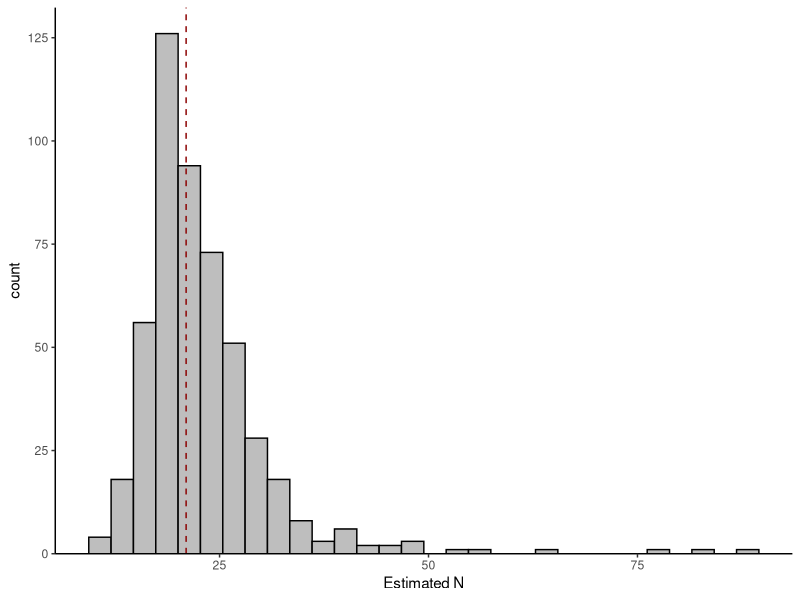
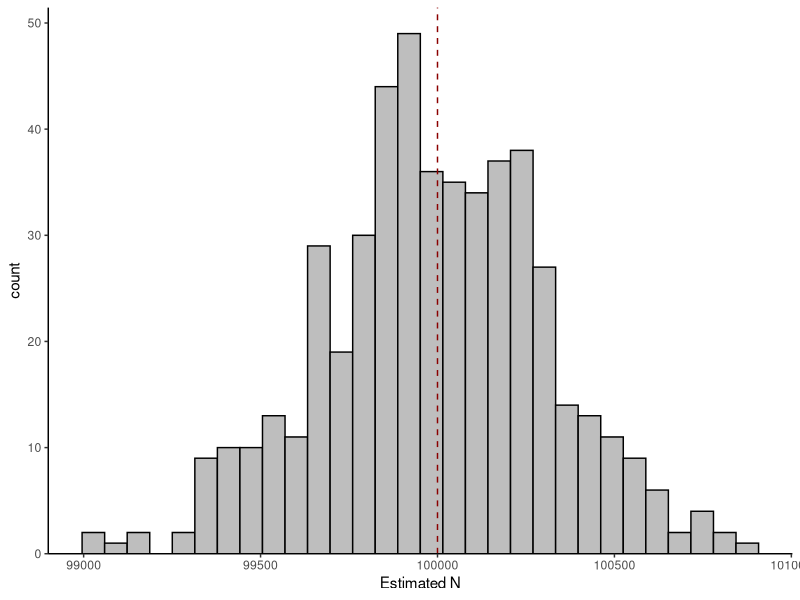
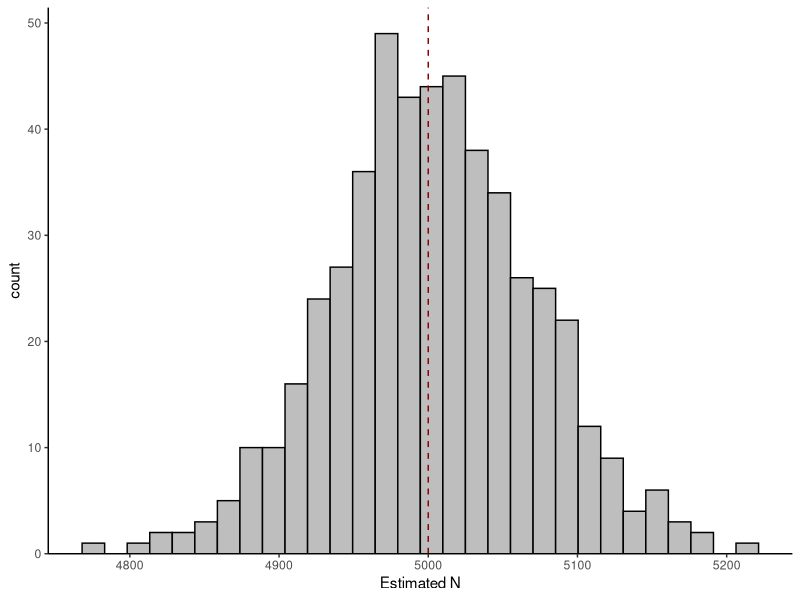
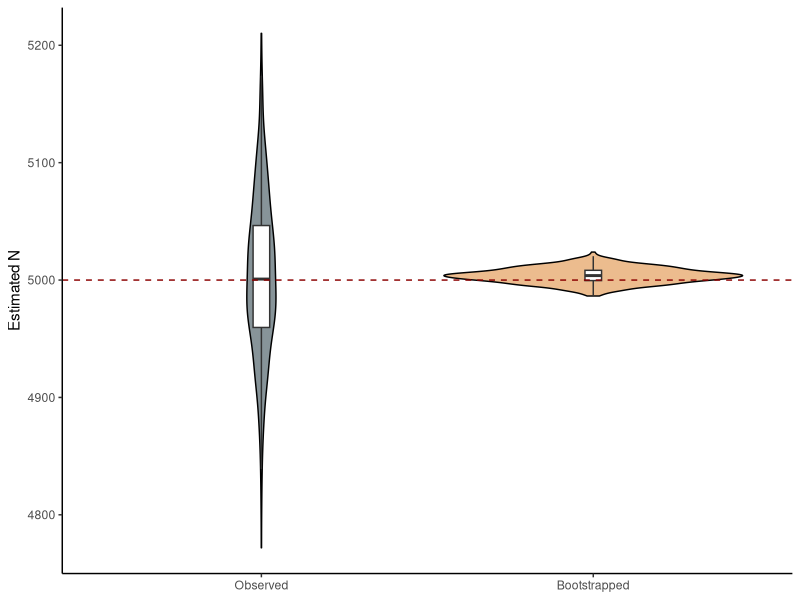
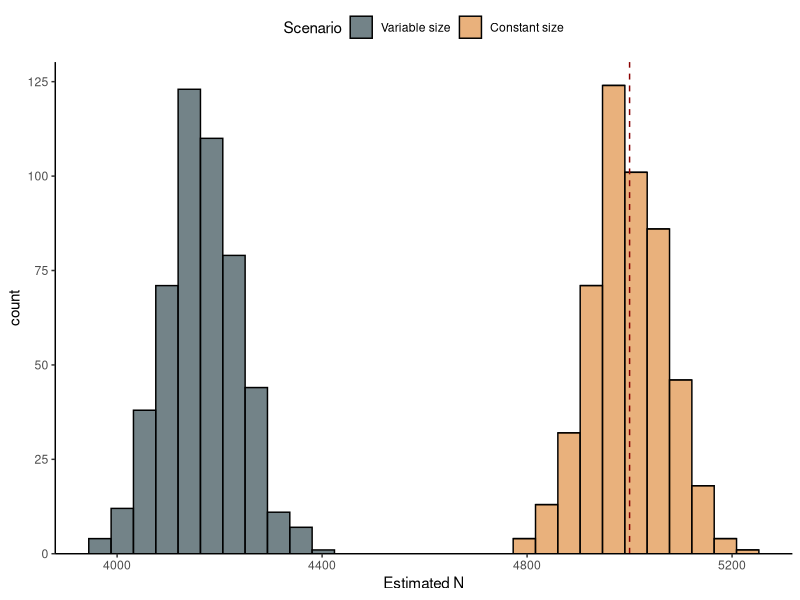

Source code (R) for these figures, in order:
## ---- chunk 1
#import packages
library(tidyverse) #for data wrangling
library(here) #for filepath management
library(ggsci) #for colors

#custon graphing theme
theme <- list(
  theme_classic(),
  scale_fill_jama(),
  theme(legend.position="none")
)

## ---- chunk 2
#import data
plastico.df <- read.csv(here("raw/labs/lab1.csv"))

#estimate N
plastico.df <- plastico.df %>%
  mutate(N=m*K/r)

#calculate mean
plastico_estimate <- plastico.df$N %>%
  mean() %>%
  round(digits=1)

## ---- chunk 3

#population size
N <- 21

#empty list to store results
result.list <- list()

#iterate three times
for (i in 1:3){
  
  #for each iteration...
  silico.df <- data.frame( #new dataframe
    m = round(runif(N)), #random m
    K = round(runif(N)) #random K
    ) %>%
    mutate(r = ifelse(m == 1 & K == 1, 1, 0)) %>% #calculate r
    summarize_all(sum) %>% #sum
    mutate(N=m*K/r, #calculate N
           iteration=i) #log iteration
  
  #append result
  result.list <- append(result.list, list(silico.df))
  
}

#final dataframe
silico.df <- bind_rows(result.list)

silico_estimate <- silico.df$N %>%
  mean() %>%
  round(digits=1)

## ---- chunk 4

#empty list to store results
result.list <- list()

#iterate 500 times
for (i in 1:500){
  
  #for each iteration...
  silico.df <- data.frame( #new dataframe
    m = round(runif(N)), #random m
    K = round(runif(N)) #random K
    ) %>%
    mutate(r = ifelse(m == 1 & K == 1, 1, 0)) %>% #calculate r
    summarize_all(sum) %>% #sum
    mutate(N=m*K/r, #calculate N
           iteration=i) #log iteration
  
  #append result
  result.list <- append(result.list, list(silico.df))
  
}

#final dataframe
silico.df <- bind_rows(result.list)

#look at the max - probably infinite
max(silico.df$N)

#remove infinate values
silico.df <- silico.df %>%
  filter(r != 0)

#
new_silico_estimate <- silico.df$N %>%
  median() %>%
  round(digits=1)

#mak a graph
ggplot(silico.df, aes(N)) +
  theme+
  geom_histogram(fill="grey", color="black")+
  geom_vline(xintercept=N, color="darkred", linetype="dashed")+
  scale_y_continuous(expand=expansion(mult=c(0,0.05)))+
  labs(x="Estimated N")

## ---- chunk 5
#pick a very large N to see if the bias goes away
N <- 100000

#empty list to store results
result.list <- list()

#iterate 500 times
#this takes a while to run with large N
for (i in 1:500){
  
  #for each iteration...
  silico.df <- data.frame( #new dataframe
    m = round(runif(N)), #random m
    K = round(runif(N)) #random K
    ) %>%
    mutate(r = ifelse(m == 1 & K == 1, 1, 0)) %>% #calculate r
    summarize_all(sum) %>% #sum
    mutate(N=m*K/r, #calculate N
           iteration=i) #log iteration
  
  #append result
  result.list <- append(result.list, list(silico.df))
  
}

#final dataframe
silico.df <- bind_rows(result.list)

#look at the max - this looks better
max(silico.df$N)

#make a graph
#this graph looks better
ggplot(silico.df, aes(N)) +
  theme+
  geom_histogram(fill="grey", color="black")+
  geom_vline(xintercept=N, color="darkred", linetype="dashed")+
  scale_y_continuous(expand=expansion(mult=c(0,0.05)))+
  labs(x="Estimated N")

#try again with N=5000, but bayesian derivation
N <- 5000

#empty list to store results
result.list <- list()

#iterate 500 times
#this takes a while to run with large N
for (i in 1:500){
  
  #for each iteration...
  silico.df <- data.frame( #new dataframe
    m = round(runif(N)), #random m
    K = round(runif(N)) #random K
    ) %>%
    mutate(r = ifelse(m == 1 & K == 1, 1, 0)) %>% #bayesian derivation
    summarize_all(sum) %>% #sum
    mutate(N=(m+1)*(K+1)/(r+1)-1, #calculate N
           iteration=i) #log iteration
  
  #append result
  result.list <- append(result.list, list(silico.df))
  
}

#final dataframe
silico.df <- bind_rows(result.list)

#look at the max - this looks better
max(silico.df$N)

#make a graph
ggplot(silico.df, aes(N)) +
  theme+
  geom_histogram(fill="grey", color="black")+
  geom_vline(xintercept=N, color="darkred", linetype="dashed")+
  scale_y_continuous(expand=expansion(mult=c(0,0.05)))+
  labs(x="Estimated N")


## ---- chunk 6
#calculate CI from most recent mark-recapture (N=5000, bayesian derivation)

#empty list to store results
result.list <- list()

#perform bootstrapping
for (i in 1:nrow(silico.df)){
 bootstrap <- sample(silico.df$N, 100, replace=TRUE)
 result.list <- append(result.list, mean(bootstrap))
}

#compile results
bootstrap.list <- as.numeric(result.list)

#calculate quantiles from bootstrap
lower_CI <- quantile(bootstrap.list, probs=0.025) %>%
  round(digits=1)
upper_CI <- quantile(bootstrap.list, probs=0.975) %>%
  round(digits=1)

#new dataframe for plotting
plot.df <- silico.df %>%
  mutate(N_bootstrap = bootstrap.list) %>%
  select(N, N_bootstrap) %>%
  pivot_longer(cols=c("N", "N_bootstrap")) %>%
  mutate(name=factor(name, levels=c("N","N_bootstrap"),
                     labels=c("Observed","Bootstrapped")))

#visualize the results
ggplot(plot.df, aes(x=name, y=value, fill=name)) +
  theme+
  geom_violin(color="black", alpha=0.6)+
  geom_boxplot(fill="white", width=0.05, outlier.shape=NA)+
  geom_hline(yintercept=N, color="darkred", linetype="dashed")+
  labs(x=NULL, y="Estimated N")

## ---- chunk 7
#i'm going to randomly assign fish size, and then bias catchability towards larger individuals
#somewhat larger N
N <- 5000

#empty list to store results
result.list <- list()

#iterate 500 times
#this takes a while to run with large N
for (i in 1:500){
  
  #for each iteration...
  silico.df <- data.frame( #new dataframe
    size1 = runif(N, min=0.4), #size ranging from 0-1
    m = round(runif(N)), #random m
    K = round(runif(N)) #random K
    ) %>%
    mutate(size2 = mean(size1), #all fish the same size
           m1 = round(m*size1), #scale with size
           K1 = round(K*size1), #scale with size
           m2 = round(m*size2), #size has no effect because it is greater than 0.5
           K2 = round(K*size2), #size has no effect because it is greater than 0.5
           r1 = ifelse(m1 == 1 & K1 == 1, 1, 0),
           r2 = ifelse(m2 == 1 & K2 == 1, 1, 0)) %>% 
    summarize(across(c("m","m1","m2","K","K1","K2","r1","r2"), sum),
              across(c("size1","size2"), mean)) %>% #sum
    mutate(N1=(m1+1)*(K1+1)/(r1+1)-1, #bayesian derivation
           N2=(m2+1)*(K2+1)/(r2+1)-1, #bayesian derivation
           iteration=i) #record iteration
  
  #append result
  result.list <- append(result.list, list(silico.df))
  
}

#compiled dataframe
silico.df <- bind_rows(result.list)

#manually pivot longer because I'm lazy
#scenario with size varying across individuals
size1.df <- silico.df %>%
  select(size1,m1,K1,r1,N1) %>%
  mutate(scenario="Variable size")

colnames(size1.df) <- c("size","m","K","r","N","scenario")

#scenario with size constant throughout population
size2.df <- silico.df %>%
  select(size2,m2,K2,r2,N2)%>%
  mutate(scenario="Constant size")

colnames(size2.df) <- c("size","m","K","r","N","scenario")

#combine together in a loger format
size.df <- bind_rows(size1.df, size2.df) %>%
  mutate(scenario=factor(scenario, levels=c("Variable size","Constant size")))

#plot histogram of results
ggplot(size.df, aes(N, fill=scenario))+
  theme+
  geom_histogram(color="black", alpha=0.7)+
  theme(legend.position="top")+
  geom_vline(xintercept=N, color="darkred",linetype="dashed")+
  scale_y_continuous(expand=expansion(mult=c(0,0.05)))+
  labs(fill="Scenario",
       x="Estimated N")
  
